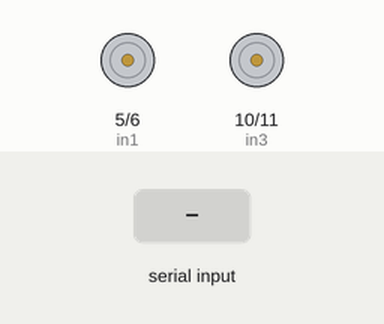
Recording of a sketch running on a simulated Arduino Uno, built with avr-gcc and run on an emulated ATmega328P. Shown: motor-driver pin pairs drawn as motors (green arrow = first pin HIGH = forward, orange = second pin HIGH = backward, longer = more drive). The test bench sets the inputs (shaded band).

Above: at 1.2 s.
1.3 s: "F" received over Serial
At 1.6 s:
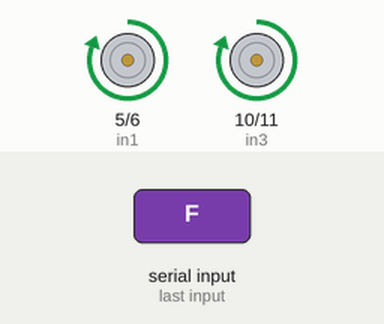
2.8 s: "B" received over Serial
At 3.9 s:
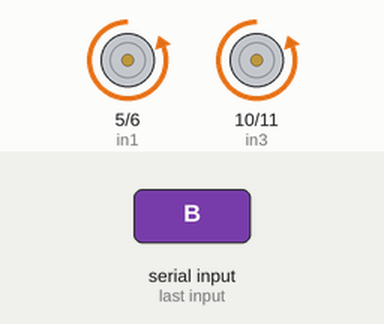
4.3 s: "R" received over Serial
At 5.1 s:
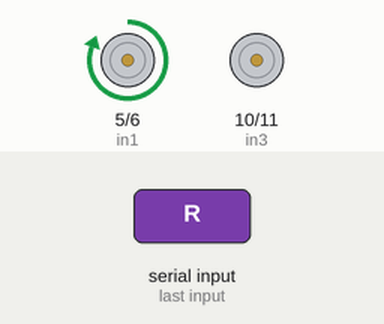
5.8 s: "L" received over Serial
At 6.2 s:
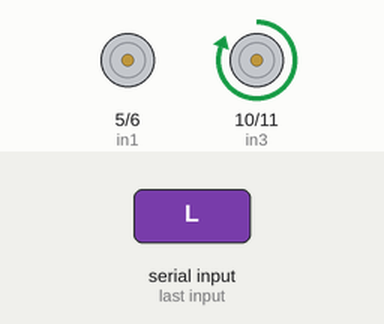
7.3 s: "S" received over Serial
At 8.6 s:
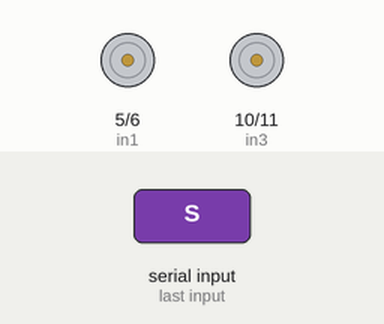
Timing chart, 0 to 9.8 s (numbered marks = the images above; inputs shaded):
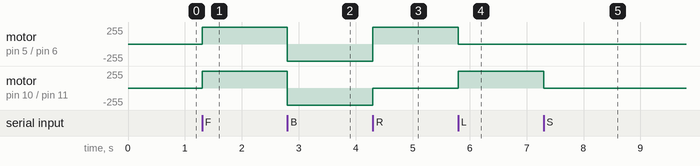

The sketch:

CAR_CODE.ino
```cpp
#define in1 5
#define in2 6
#define in3 10
#define in4 11

void setup() {
  // put your setup code here, to run once:
  pinMode(in1, OUTPUT);
  pinMode(in2, OUTPUT);
  pinMode(in3, OUTPUT);
  pinMode(in4, OUTPUT);
  Serial.begin(9600);

}

void loop() {
  // put your main code here, to run repeatedly:
  if(Serial.available()){
    char comm = Serial.read();
    switch(comm){
      case 'F':
        digitalWrite(in1, HIGH);
        digitalWrite(in2, LOW);
        digitalWrite(in3, HIGH);
        digitalWrite(in4, LOW);
        break;
      case 'B':
        digitalWrite(in1, LOW);
        digitalWrite(in2, HIGH);
        digitalWrite(in3, LOW);
        digitalWrite(in4, HIGH);
        break;
      case 'R':
        digitalWrite(in1, HIGH);
        digitalWrite(in2, LOW);
        digitalWrite(in3, LOW);
        digitalWrite(in4, LOW);
        break;
      case 'L':
        digitalWrite(in1, LOW);
        digitalWrite(in2, LOW);
        digitalWrite(in3, HIGH);
        digitalWrite(in4, LOW);
        break;
      case 'S':
        digitalWrite(in1, LOW);
        digitalWrite(in2, LOW);
        digitalWrite(in3, LOW);
        digitalWrite(in4, LOW);
        break;
      default :
        digitalWrite(in1, LOW);
        digitalWrite(in2, LOW);
        digitalWrite(in3, LOW);
        digitalWrite(in4, LOW);
    }

  }
 }
```

Measured:
- after the input at 1.3 s, motor on pin 5 (in1) / pin 6 (in2), motor on pin 10 (in3) / pin 11 (in4): stopped → forward 255/255 at once
- after the input at 2.8 s, motor on pin 5 (in1) / pin 6 (in2), motor on pin 10 (in3) / pin 11 (in4): forward 255/255 → backward 255/255 at once
- after the input at 4.3 s, motor on pin 5 (in1) / pin 6 (in2): backward 255/255 → forward 255/255 at once; motor on pin 10 (in3) / pin 11 (in4): backward 255/255 → stopped at once
- after the input at 5.8 s, motor on pin 5 (in1) / pin 6 (in2): forward 255/255 → stopped at once; motor on pin 10 (in3) / pin 11 (in4): stopped → forward 255/255 at once
- after the input at 7.3 s, motor on pin 10 (in3) / pin 11 (in4): forward 255/255 → stopped at once
